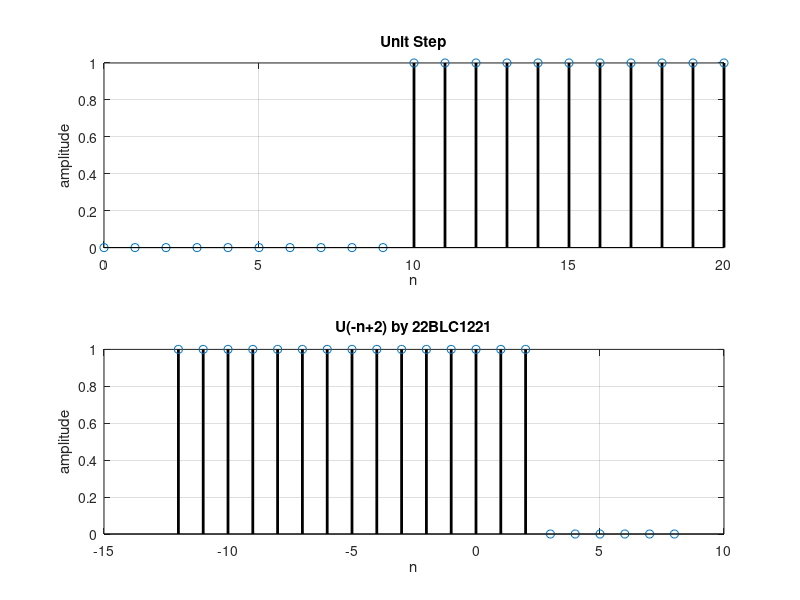

Write MATLAB code to recreate this figure.
clc
clear all;
close all;
figure(1);
n = 0:20;
y = [zeros(1,10), ones(1,11)]; % U(n)
subplot(2,1,1);
stem(n, y, 'color', 'k', 'LineWidth', 2);
grid on;
xlabel('n');
ylabel('amplitude');
title('Unit Step');
n = -12:8;
y = [ones(1,15) , zeros(1,6) ]; % U(-n-2)
subplot(2,1,2);
stem(n, y, 'color', 'k', 'LineWidth', 2);
grid on;
xlabel('n');
ylabel('amplitude');
title('U(-n+2) by 22BLC1221');